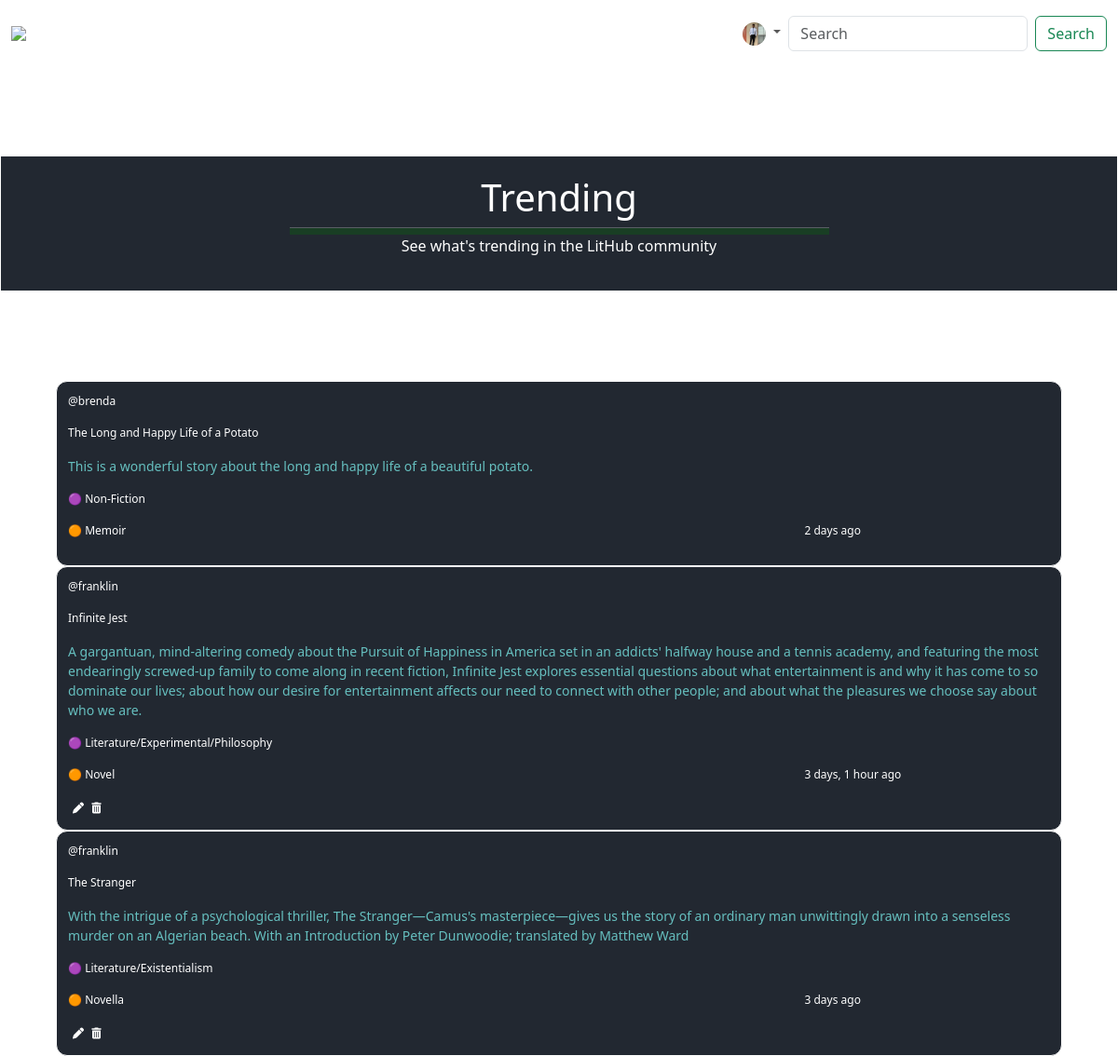
The page /explore (signed in) on the database as committed earlier.
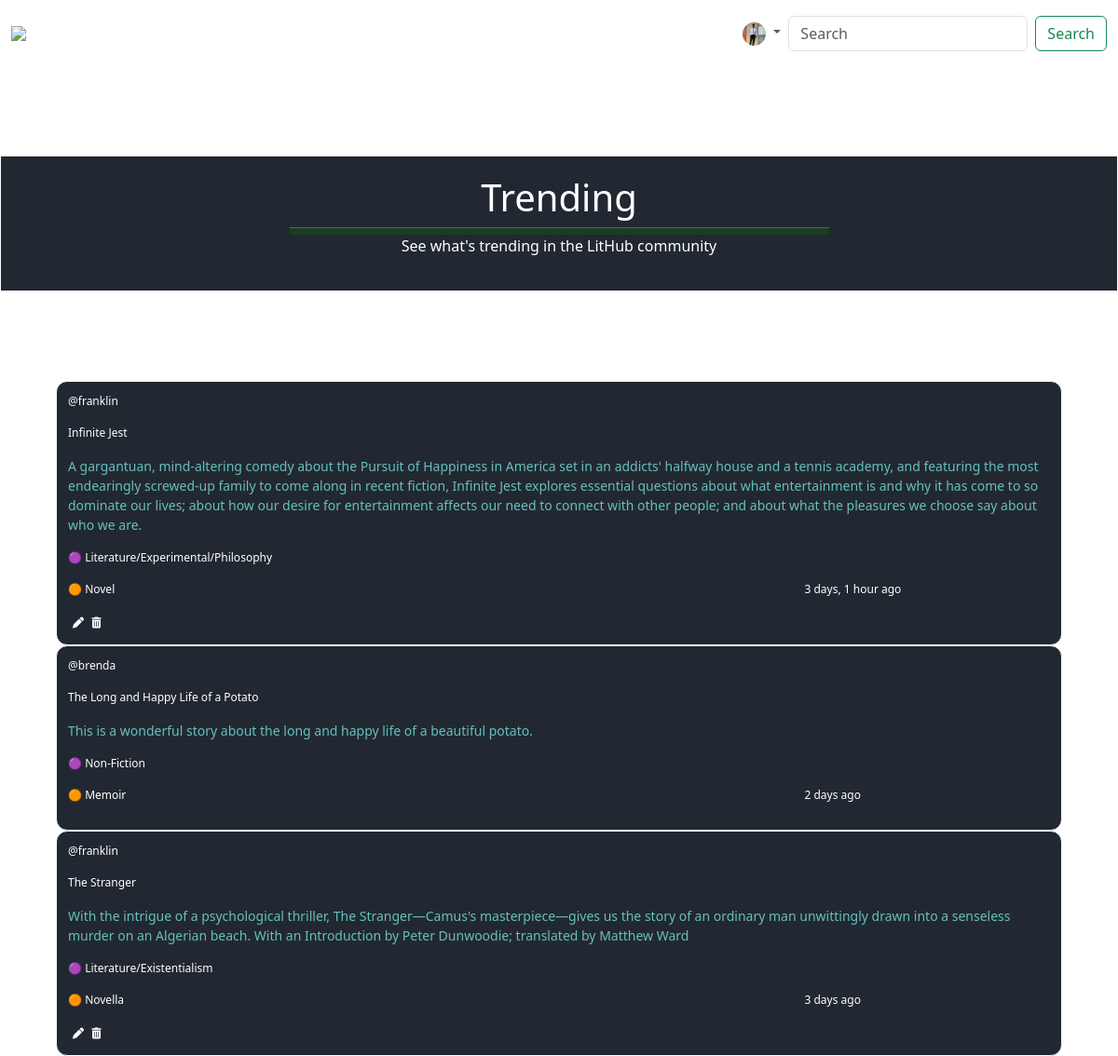
The same page on the database as committed later.
### lithubs/models.py (models this page shows, shortened)
class Repository(models.Model):
    user = models.ForeignKey(User, on_delete = models.CASCADE)
    title = models.CharField(max_length = 200)
    synopsis = models.TextField()
    genre = models.CharField(max_length = 200)
    form = models.CharField(max_length = 200)
    body = models.TextField()
    updated = models.DateTimeField(auto_now = True)
    created = models.DateTimeField(auto_now_add = True)
    class Meta:
        verbose_name_plural = 'repositories'
        ordering = ['-updated', '-created']

### lithubs/views.py (the view)
# urls.py: path('explore', views.explore, name = 'explore'),
def explore(request):
    repos = Repository.objects.all()
    context = {'repos': repos}
    return render(request, 'lithubs/explore.html', context)

### lithubs/templates/lithubs/explore.html
{% extends 'lithubs/main.html' %}
{% block content %}
<div class="explore-wrapper">
  <h1 class="explore-header">Trending</h1>
  <hr class="explore-hr">
  <p class="explore-sub-header">See what's trending in the LitHub community</p>
</div>
{% include 'lithubs/repository_feed_component.html' %}
{% endblock content %}

### lithubs/templates/lithubs/repository_feed_component.html
{% load static %}
	<div style="width: 90%; margin:0 auto;"class="">
		{% for repo in repos %}
		<div class="feed-repo-container">
			<p>@{{ repo.user }}</p>
			<p>{{ repo.title }}</p>
			<p id="repository-feed-synopsis">{{ repo.synopsis }}</p>
			<p>🟣 {{ repo.genre }}</p>
			<div class="profile-repo-form-created-grid">
				<div>
					<p>🟠 {{ repo.form }}</p>
					{% if request.user == repo.user %}
					<a href="{% url 'lithubs:update-repository' repo.id %}"><i style="color:white; padding: 5px;"class="fa fa-pen"></i></a>
					<a href="{% url 'lithubs:delete-repository' repo.id %}"><i style="color:white" class="fa fa-trash fa-1x"></i></a>
					{% endif %}
				</div>
				<div>
					<p>{{ repo.created|timesince }} ago</p>
				</div>
			</div>
		</div>
		{% endfor %}
	</div>

Rows that differ between the two databases and show on the page:
changed Repository "Infinite Jest": moves up the list
